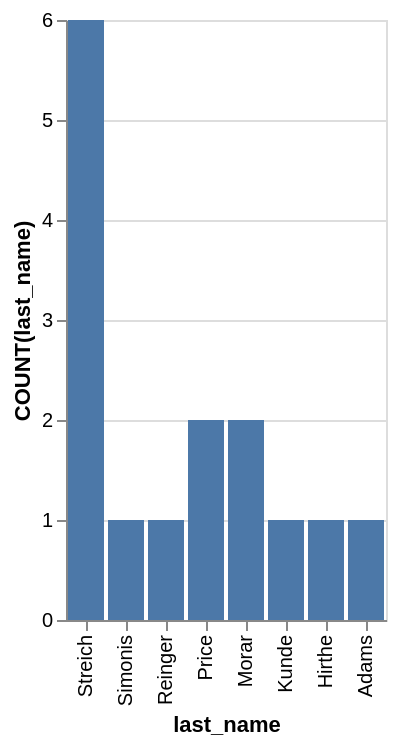

Vega-Lite specification for this chart:
### Vega-Lite specification from a JSON file in a GitHub repository (floating-point values rounded to 4 significant figures)
{"data": {"values": [{"x_data": "Streich", "y_data": 6}, {"x_data": "Simonis", "y_data": 1}, {"x_data": "Reinger", "y_data": 1}, {"x_data": "Price", "y_data": 2}, {"x_data": "Morar", "y_data": 2}, {"x_data": "Kunde", "y_data": 1}, {"x_data": "Hirthe", "y_data": 1}, {"x_data": "Adams", "y_data": 1}]}, "mark": "bar", "encoding": {"x": {"field": "x_data", "type": "nominal", "title": "last_name", "sort": "descending"}, "y": {"field": "y_data", "type": "quantitative", "title": "COUNT(last_name)"}}}
